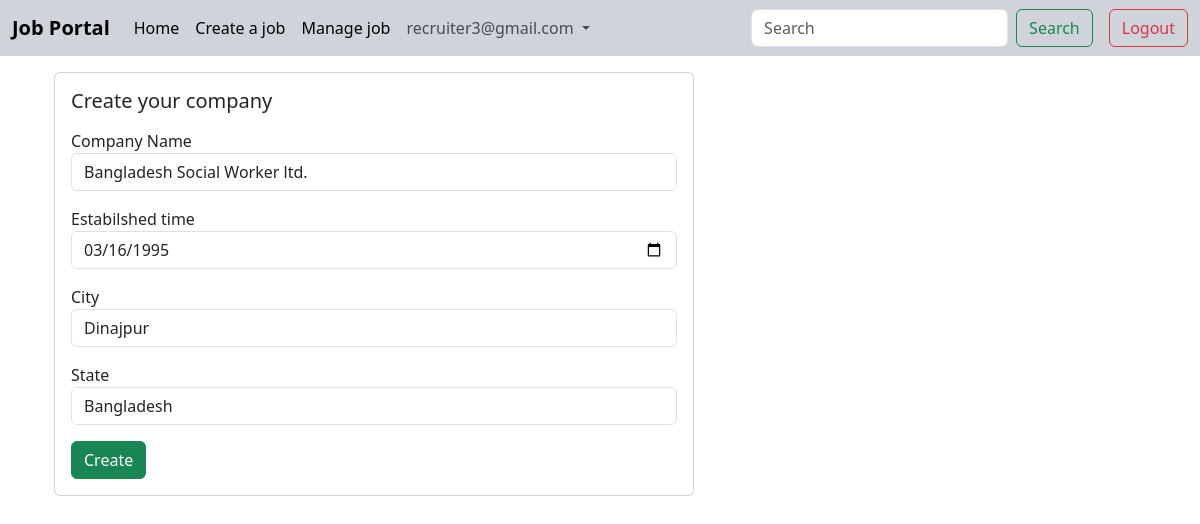
The page /company/updatecompany (signed in) on the database its author committed.
### users/models.py (models this page shows)
class User(AbstractBaseUser):
    USERNAME_FIELD = 'email'
    email = models.EmailField(unique = True)
    is_recruiter = models.BooleanField(default = False)
    is_applicant = models.BooleanField(default = False)
    has_resume = models.BooleanField(default = False)
    has_company = models.BooleanField(default = False)
    objects = UserManager()

### company/models.py (models this page shows, shortened)
class Company(models.Model):
    user = models.OneToOneField(User, on_delete=models.CASCADE)
    name = models.CharField(max_length=100,null=True,blank=True)
    est_date = models.DateField(null=True,blank=True)
    city = models.CharField(max_length=100,null=True,blank=True)
    state = models.CharField(max_length=100,null=True,blank=True)

### company/views.py (the view)
# urls.py: path('updatecompany',views.update_company,name='updatecompany'),
@login_required
def update_company(request):
    if request.user.is_recruiter:
        company = Company.objects.get(user=request.user)
        if request.method == 'POST':
            form = UpdateCompanyForm(request.POST,instance=company)
            if form.is_valid():
                var = form.save(commit=False)
                user = User.objects.get(id=request.user.id)
                user.has_company = True
                var.save()
                user.save()
                messages.info(request,'Your company is now active. Now start createing jobs, Good luck !')
                return redirect('dashboard')
            else:
                print('Erorrs:',form.errors)
                messages.warning(request,'something went wrong')
                return redirect('updatecompany')
        else:
            form= UpdateCompanyForm(instance=company)
            context = {
                'form':form,
            }
            return render(request,'company/updatecompany.html',context)
    else:
        messages.warning(request,('Permission Denied !'))
        return redirect('dashboard')

### company/forms.py
class UpdateCompanyForm(forms.ModelForm):
    class Meta:
        model = Company
        exclude = ('user',)

### templates/company/updatecompany.html (shortened to what this page needs)
{% extends "base.html" %}
{% load widget_tweaks %}
{% block content %}
<section class="container">
    <div class="row">
        <div class="col-md-6">
            <div class="card mx-auto" style='width:40rem'>
                <div class="card-body">
                    <h5 class="card-title mb-3">Create your company</h5>
                    <form action="" method="post">
                        <div class="mb-3">
                            <label for="">Company Name</label>
                            {% render_field form.name class='form-control' %}
                        </div>
                        <div class="mb-3">
                            <label for="">Estabilshed time</label>
                            {% render_field form.est_date class='form-control' type='date' %}
                        </div>
                        <div class="mb-3">
                            <label for="">City</label>
                            {% render_field form.city class='form-control' %}
                        </div>
                        <div class="mb-3">
                            <label for="">State</label>
                            {% render_field form.state class='form-control' %}
                        </div>
                        <input type="submit" class='btn btn-success' value="Create">
                    </form>
                </div>
            </div>
        </div>
    </div>
</section>
{% endblock content %}

### templates/navbar.html (shortened to what this page needs)
<nav class="navbar navbar-expand-lg bg-dark-subtle mb-3">
  <div class="container-fluid">
    <a class="navbar-brand fs-5 fw-bold " href="{% url "home" %}">Job Portal</a>
    <div class="collapse navbar-collapse" id="navbarScroll">
      <ul class="navbar-nav me-auto my-2 my-lg-0 navbar-nav-scroll" style="--bs-scroll-height: 100px;">
        <li class="nav-item">
          <a class="nav-link active" aria-current="page" href="{% url "home" %}">Home</a>
        </li>
        {% if request.user.is_authenticated %}
        {% if request.user.is_recruiter %}
          {% if not request.user.has_company %}
            <li class="nav-item">
              <a class="nav-link active" aria-current="page" href="{% url "updatecompany" %}">Create Company</a>
            </li>
          {% else %}
          <li class="nav-item">
            <a class="nav-link active" aria-current="page" href="{% url "create_job" %}">Create a job</a>
          </li>
          <li class="nav-item">
            <a class="nav-link active" aria-current="page" href="{% url "manage_job" %}">Manage job</a>
          </li>
          {% endif %}
        {% endif %}
        <li class="nav-item dropdown">
          <a class="nav-link dropdown-toggle" href="#" role="button" data-bs-toggle="dropdown" aria-expanded="false">
            {% if request.user.has_resume %}
              {{request.user.resume.first_name}} {{request.user.resume.surname}}
            {% else %}
              {{request.user.email}}
            {% endif %}
          </a>
        </li>
        {% endif %}
      </ul>
      <div class='d-flex justify-content-between gap-3 '>
        <form class="d-flex" role="search" action='{% url "search" %}'>
          <input class="form-control me-2" name='search' type="search" placeholder="Search" aria-label="Search">
          <button class="btn btn-outline-success" type="submit">Search</button>
        </form>
        <div class="nav-item">
          {% if request.user.is_authenticated %}
          <a class="btn btn-outline-danger" href="{% url "logout" %}">Logout</a>
          {% else %}
          <a class="btn btn-success" href="{% url "login" %}">Login</a>
          {% endif %}
        </div>
      </div>
    </div>
  </div>
</nav>

### rows shown on the page
User: user.email "recruiter3@gmail.com"
Company: name "Bangladesh Social Worker ltd.", est_date "03/16/1995", city "Dinajpur", state "Bangladesh"
